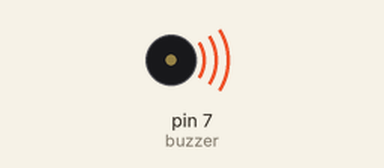
Simulated run of this sketch. Board: Arduino Uno, built with avr-gcc and run on an emulated ATmega328P. Shown: buzzer (waves = sounding, pin HIGH).

Above: at 0.5 s.
At 2.5 s:
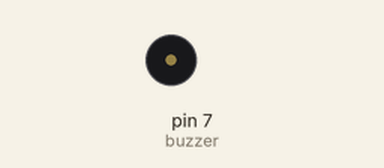
Timing chart, 0 to 5.2 s (numbered marks = the images above):
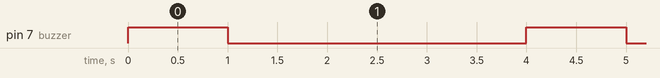

The sketch:

buzzer.ino
```cpp
/*
 * Buzzer
 */
 /*
  * Small program that allows you to make the buzzer sound every 3 seconds
  */
int buzzer = 7; // Arduino pin
void setup() {
  pinMode(buzzer, OUTPUT);

}

void loop() {
  digitalWrite(buzzer, HIGH);
  delay(1000);
  digitalWrite(buzzer,LOW);
  delay(3000);
}
```

Measured:
- by itself, pin 7 (buzzer): alternates HIGH for 1.0 s and LOW for 3.0 s
